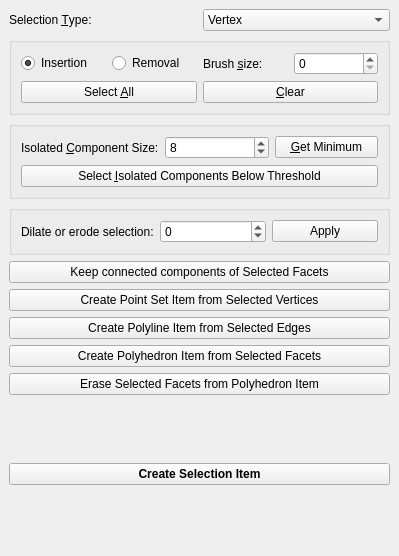
<?xml version="1.0" encoding="UTF-8"?>
<ui version="4.0">
 <class>Selection</class>
 <widget class="QDockWidget" name="Selection">
  <property name="geometry">
   <rect>
    <x>0</x>
    <y>0</y>
    <width>399</width>
    <height>556</height>
   </rect>
  </property>
  <property name="windowTitle">
   <string>Selection</string>
  </property>
  <widget class="QWidget" name="dockWidgetContents">
   <layout class="QVBoxLayout" name="verticalLayout_5">
    <item>
     <layout class="QVBoxLayout" name="verticalLayout_3">
      <item>
       <layout class="QHBoxLayout" name="horizontalLayout_4">
        <item>
         <widget class="QLabel" name="label_2">
          <property name="text">
           <string>Selection &amp;Type:</string>
          </property>
          <property name="buddy">
           <cstring>Selection_type_combo_box</cstring>
          </property>
         </widget>
        </item>
        <item>
         <widget class="QComboBox" name="Selection_type_combo_box">
          <item>
           <property name="text">
            <string>Vertex</string>
           </property>
          </item>
          <item>
           <property name="text">
            <string>Facet</string>
           </property>
          </item>
          <item>
           <property name="text">
            <string>Edge</string>
           </property>
          </item>
         </widget>
        </item>
       </layout>
      </item>
     </layout>
    </item>
    <item>
     <widget class="QGroupBox" name="groupBox_2">
      <property name="title">
       <string/>
      </property>
      <layout class="QVBoxLayout" name="verticalLayout_6">
       <item>
        <layout class="QVBoxLayout" name="verticalLayout_2">
         <item>
          <layout class="QHBoxLayout" name="horizontalLayout_2">
           <item>
            <layout class="QHBoxLayout" name="horizontalLayout">
             <item>
              <widget class="QRadioButton" name="Insertion_radio_button">
               <property name="text">
                <string>Insertion</string>
               </property>
               <property name="checked">
                <bool>true</bool>
               </property>
              </widget>
             </item>
             <item>
              <widget class="QRadioButton" name="Removal_radio_button">
               <property name="text">
                <string>Removal</string>
               </property>
              </widget>
             </item>
            </layout>
           </item>
           <item>
            <layout class="QVBoxLayout" name="verticalLayout_7">
             <item>
              <layout class="QHBoxLayout" name="horizontalLayout_6">
               <item>
                <widget class="QLabel" name="label">
                 <property name="text">
                  <string>Brush &amp;size:</string>
                 </property>
                 <property name="buddy">
                  <cstring>Brush_size_spin_box</cstring>
                 </property>
                </widget>
               </item>
               <item>
                <widget class="QSpinBox" name="Brush_size_spin_box"/>
               </item>
              </layout>
             </item>
            </layout>
           </item>
          </layout>
         </item>
         <item>
          <layout class="QHBoxLayout" name="horizontalLayout_3">
           <item>
            <widget class="QPushButton" name="Select_all_button">
             <property name="text">
              <string>Select &amp;All</string>
             </property>
            </widget>
           </item>
           <item>
            <widget class="QPushButton" name="Clear_button">
             <property name="text">
              <string>&amp;Clear</string>
             </property>
            </widget>
           </item>
          </layout>
         </item>
        </layout>
       </item>
      </layout>
     </widget>
    </item>
    <item>
     <widget class="QGroupBox" name="groupBox">
      <property name="title">
       <string/>
      </property>
      <layout class="QVBoxLayout" name="verticalLayout_8">
       <item>
        <layout class="QVBoxLayout" name="verticalLayout_4">
         <item>
          <layout class="QHBoxLayout" name="horizontalLayout_5">
           <item>
            <widget class="QLabel" name="label_3">
             <property name="text">
              <string>Isolated &amp;Component Size:</string>
             </property>
             <property name="buddy">
              <cstring>Threshold_size_spin_box</cstring>
             </property>
            </widget>
           </item>
           <item>
            <widget class="QSpinBox" name="Threshold_size_spin_box">
             <property name="maximum">
              <number>999999999</number>
             </property>
             <property name="value">
              <number>8</number>
             </property>
            </widget>
           </item>
           <item>
            <widget class="QPushButton" name="Get_minimum_button">
             <property name="text">
              <string>&amp;Get Minimum</string>
             </property>
            </widget>
           </item>
          </layout>
         </item>
         <item>
          <widget class="QPushButton" name="Select_isolated_components_button">
           <property name="text">
            <string>Select &amp;Isolated Components Below Threshold</string>
           </property>
          </widget>
         </item>
        </layout>
       </item>
      </layout>
     </widget>
    </item>
    <item>
     <widget class="QGroupBox" name="groupBox_4">
      <property name="title">
       <string/>
      </property>
      <layout class="QHBoxLayout" name="horizontalLayout_8">
       <item>
        <widget class="QLabel" name="label_5">
         <property name="text">
          <string>Dilate or erode selection:</string>
         </property>
        </widget>
       </item>
       <item>
        <widget class="QSpinBox" name="Dilate_erode_spin_box">
         <property name="minimum">
          <number>-50</number>
         </property>
         <property name="maximum">
          <number>50</number>
         </property>
        </widget>
       </item>
       <item>
        <widget class="QPushButton" name="Dilate_erode_button">
         <property name="text">
          <string>Apply</string>
         </property>
        </widget>
       </item>
      </layout>
     </widget>
    </item>
    <item>
     <widget class="QPushButton" name="Keep_connected_components_button">
      <property name="toolTip">
       <string extracomment="from selected facets"/>
      </property>
      <property name="text">
       <string>Keep connected components of Selected Facets</string>
      </property>
     </widget>
    </item>
    <item>
     <widget class="QPushButton" name="Create_point_set_item_button">
      <property name="text">
       <string>Create Point Set Item from Selected Vertices</string>
      </property>
     </widget>
    </item>
    <item>
     <widget class="QPushButton" name="Create_polyline_item_button">
      <property name="text">
       <string>Create Polyline Item from Selected Edges</string>
      </property>
     </widget>
    </item>
    <item>
     <widget class="QPushButton" name="Create_polyhedron_item_button">
      <property name="text">
       <string>Create Polyhedron Item from Selected Facets</string>
      </property>
     </widget>
    </item>
    <item>
     <widget class="QPushButton" name="Erase_selected_facets_button">
      <property name="text">
       <string>Erase Selected Facets from Polyhedron Item</string>
      </property>
     </widget>
    </item>
    <item>
     <spacer name="verticalSpacer">
      <property name="orientation">
       <enum>Qt::Vertical</enum>
      </property>
      <property name="sizeHint" stdset="0">
       <size>
        <width>20</width>
        <height>40</height>
       </size>
      </property>
     </spacer>
    </item>
    <item>
     <widget class="QPushButton" name="Create_selection_item_button">
      <property name="font">
       <font>
        <weight>75</weight>
        <bold>true</bold>
       </font>
      </property>
      <property name="text">
       <string>Create Selection Item</string>
      </property>
     </widget>
    </item>
    <item>
     <spacer name="verticalSpacer">
      <property name="orientation">
       <enum>Qt::Vertical</enum>
      </property>
      <property name="sizeHint" stdset="0">
       <size>
        <width>20</width>
        <height>40</height>
       </size>
      </property>
     </spacer>
    </item>
   </layout>
  </widget>
 </widget>
 <resources/>
 <connections/>
</ui>
